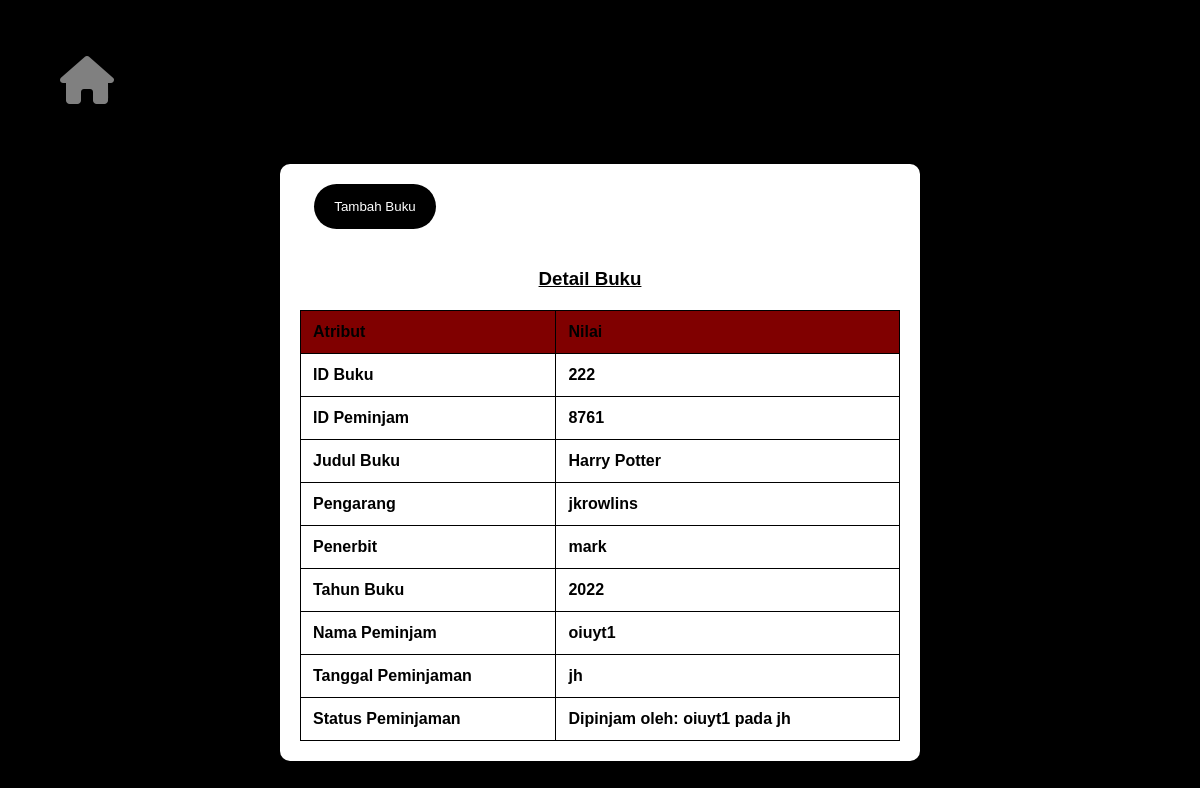
Screenshot of /tbl_detail.php?id_buku=222 with the database file from the repository.
### tables this page shows
CREATE TABLE `buku` (
  `id_buku` int(11) NOT NULL,
  `judul_buku` varchar(50) NOT NULL,
  `pengarang` varchar(50) NOT NULL,
  `penerbit` varchar(50) NOT NULL,
  `tahun_buku` varchar(30) NOT NULL,
  `status` varchar(50) NOT NULL DEFAULT '''belum dipinjam'';'
);

CREATE TABLE `peminjaman` (
  `id_peminjam` int(11) NOT NULL,
  `id_buku` int(11) NOT NULL,
  `nama_peminjam` varchar(50) NOT NULL,
  `tanggal_peminjaman` varchar(50) NOT NULL
);

### tbl_detail.php (the view, shortened to what this page needs)
<?php
require_once 'koneksi.php';
if (isset($_GET['id_buku'])) {
    $id_buku = $_GET['id_buku'];
    $bookQuery = $con->prepare("SELECT * FROM buku WHERE id_buku = ?");
    $bookQuery->execute([$id_buku]);
    $book = $bookQuery->fetch();
    $loanQuery = $con->prepare("SELECT * FROM peminjaman WHERE id_buku = ?");
    $loanQuery->execute([$id_buku]);
    $loan = $loanQuery->fetch();
} else {
    header("Location: index.php");
    exit();
}
?>
<!DOCTYPE html>
<html lang="en">
<head>
    <br><br><a href="index.php" style="color: #808080; margin-left: 40px; margin-bottom: 40px;">
        <i class="fa-solid fa-house fa-3x"></i>
    </a>
    <link rel="stylesheet" href="https://cdnjs.cloudflare.com/ajax/libs/font-awesome/6.4.2/css/all.min.css">
    <link rel="stylesheet" type="text/css" href="Style.css">
</head>
<body>
    <div class="content">
        <button onclick="window.location.href='buku.php'">Tambah Buku</button>
        <h3><u>Detail Buku</u></h3>
        <table class="table">
            <thead class="thead-dark">
                <tr>
                    <th scope="col">Atribut</th>
                    <th scope="col">Nilai</th>
                </tr>
            </thead>
            <tbody>
                <tr>
                    <td>ID Buku</td>
                    <td>
                        <?php echo $book['id_buku']; ?>
                    </td>
                </tr>
                <tr>
                    <td>ID Peminjam</td>
                    <td>
                        <?php echo $loan['id_peminjam']; ?>
                    </td>
                </tr>
                <tr>
                    <td>Judul Buku</td>
                    <td>
                        <?php echo $book['judul_buku']; ?>
                    </td>
                </tr>
                <tr>
                    <td>Pengarang</td>
                    <td>
                        <?php echo $book['pengarang']; ?>
                    </td>
                </tr>
                <tr>
                    <td>Penerbit</td>
                    <td>
                        <?php echo $book['penerbit']; ?>
                    </td>
                </tr>
                <tr>
                    <td>Tahun Buku</td>
                    <td>
                        <?php echo $book['tahun_buku']; ?>
                    </td>
                </tr>
                <tr>
                    <td>Nama Peminjam</td>
                    <td>
                        <?php echo $loan['nama_peminjam']; ?>
                    </td>
                </tr>
                <tr>
                    <td>Tanggal Peminjaman</td>
                    <td>
                        <?php echo $loan['tanggal_peminjaman']; ?>
                    </td>
                </tr>
                <tr>
                    <td>Status Peminjaman</td>
                    <td>
                        <?php
                        if ($loan) {
                            echo "Dipinjam oleh: " . $loan['nama_peminjam'] . " pada " . $loan['tanggal_peminjaman'];
                        } else {
                            echo "Belum Dipinjam";
                        }
                        ?>
                    </td>
                </tr>
            </tbody>
        </table>
    </div>
</body>
</html>

### Style.css (style rules this page uses)
body { font-family: 'Arial', sans-serif; margin: 0; padding: 0; }
.content { margin: 20px; }
table { width: 100%; border-collapse: collapse; margin-top: 20px; }
table, th, td { border: 1px solid #000000; }
th, td { padding: 12px; text-align: left; color: #000000; font-weight: bold; }
thead { color: #000000; }
tbody { color: #ffffff; }
td { padding: 12px; text-align: left; }

### tbl_detail.php (style rules this page uses)
body { background-color: #000; font-family: 'Arial', sans-serif; margin: 0; padding: 0; display: flex; flex-direction: column; align-items: center; height: 100vh; }
.content { background-color: #fff; padding: 20px; border-radius: 10px; box-shadow: 0 0 10px rgba(0, 0, 0, 0.1); width: 80%; max-width: 600px; text-align: center; margin: 20px 0; }
h3 { color: #000000; margin-bottom: 20px; margin-right: 20px; }
button { background-color: #000; color: white; border: none; padding: 15px 20px; border-radius: 50px; cursor: pointer; margin-right: 450px; margin-bottom: 20px; }
table { width: 100%; margin-top: 20px; border-collapse: collapse; }
th, td { padding: 12px; border-bottom: 1px solid #ddd; text-align: left; color: #333; }
th { background-color: #800000; color: white; }
a { color: #808080; margin-left: 20px; margin-bottom: 20px; text-decoration: none; align-self: flex-start; }
i.fa-house { margin-top: 20px; margin-left: 20px; }

### rows the page displays
buku: id_buku "222", judul_buku "Harry Potter", pengarang "jkrowlins", penerbit "mark", tahun_buku "2022"
peminjaman: id_peminjam "8761", nama_peminjam "oiuyt1", tanggal_peminjaman "jh"
